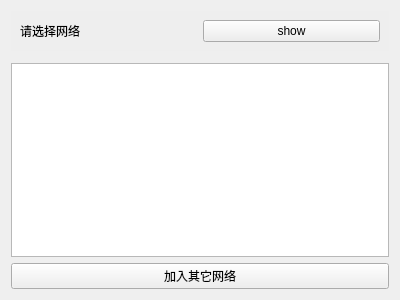
<?xml version="1.0" encoding="UTF-8"?>
<ui version="4.0">
 <class>Form</class>
 <widget class="QWidget" name="Form">
  <property name="geometry">
   <rect>
    <x>0</x>
    <y>0</y>
    <width>400</width>
    <height>300</height>
   </rect>
  </property>
  <property name="windowTitle">
   <string>Form</string>
  </property>
  <layout class="QVBoxLayout" name="verticalLayout_2">
   <item>
    <layout class="QVBoxLayout" name="verticalLayout">
     <item>
      <widget class="QWidget" name="widget" native="true">
       <property name="sizePolicy">
        <sizepolicy hsizetype="Preferred" vsizetype="Fixed">
         <horstretch>0</horstretch>
         <verstretch>0</verstretch>
        </sizepolicy>
       </property>
       <property name="styleSheet">
        <string notr="true">background-color: rgb(238, 238, 238);</string>
       </property>
       <layout class="QHBoxLayout" name="horizontalLayout">
        <item>
         <widget class="QLabel" name="label">
          <property name="sizePolicy">
           <sizepolicy hsizetype="Preferred" vsizetype="Preferred">
            <horstretch>0</horstretch>
            <verstretch>0</verstretch>
           </sizepolicy>
          </property>
          <property name="maximumSize">
           <size>
            <width>178</width>
            <height>16777215</height>
           </size>
          </property>
          <property name="styleSheet">
           <string notr="true"/>
          </property>
          <property name="text">
           <string>请选择网络</string>
          </property>
         </widget>
        </item>
        <item>
         <widget class="QPushButton" name="showButton">
          <property name="text">
           <string>show</string>
          </property>
         </widget>
        </item>
       </layout>
      </widget>
     </item>
     <item>
      <widget class="QWidget" name="widFillList" native="true"/>
     </item>
     <item>
      <widget class="QListWidget" name="listWidget">
       <property name="sizePolicy">
        <sizepolicy hsizetype="Expanding" vsizetype="Expanding">
         <horstretch>0</horstretch>
         <verstretch>0</verstretch>
        </sizepolicy>
       </property>
      </widget>
     </item>
    </layout>
   </item>
   <item>
    <widget class="QPushButton" name="otherButton">
     <property name="sizePolicy">
      <sizepolicy hsizetype="Expanding" vsizetype="Fixed">
       <horstretch>0</horstretch>
       <verstretch>0</verstretch>
      </sizepolicy>
     </property>
     <property name="text">
      <string>加入其它网络</string>
     </property>
    </widget>
   </item>
  </layout>
 </widget>
 <resources/>
 <connections/>
</ui>
